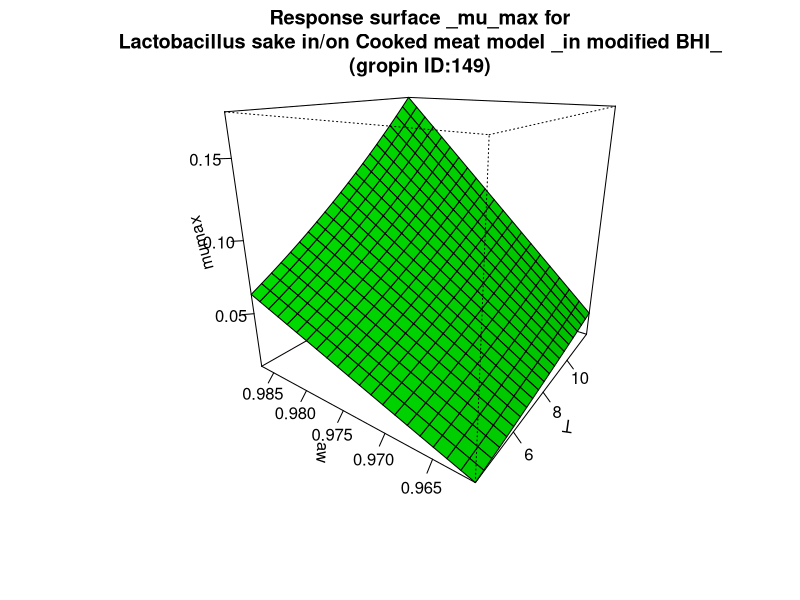

Source code (R):
#############################
# start of Parameter script
#############################
T <- seq(4.004,11.988011988012,length.out=21)
aw <- seq(0.961038961038961,0.986986,length.out=21)
#############################
# end of Parameter script
#############################
############################# 
# start of Model script Gropin ID 149 
#############################
 
# constant coefficients for this model
a <- 0.0141
awmin <- 0.9561
Tmin <- -8.1
 
variables <- data.frame(T,aw)
argumentsPar <- unique.data.frame(expand.grid(variables))
 
# heart of the model
response_surface <- function(T,aw) {
   mumax <-(a*(aw-awmin)*((T-Tmin)^2))

	return(mumax=mumax)
} 

# output parameters
responseSurface <- cbind(argumentsPar,response_surface(argumentsPar['T'],argumentsPar['aw']))
colnames(responseSurface) <- c(colnames(argumentsPar),'mumax')
#############################
# End of Model script
#############################
############################# 
# start of Visualisation script Gropin ID 149 
#############################
titleText <-'Response surface _mu_max for
Lactobacillus sake in/on Cooked meat model _in modified BHI_
(gropin ID:149)'
persp(T,aw,matrix(unlist(responseSurface$'mumax'),nrow=21),col = 'green',xlab='T',ylab='aw',zlab='mumax',main=titleText,theta=305,phi=20,shade=0.25,ticktype = 'detailed')
#############################
# End of Visualisation script
#############################
